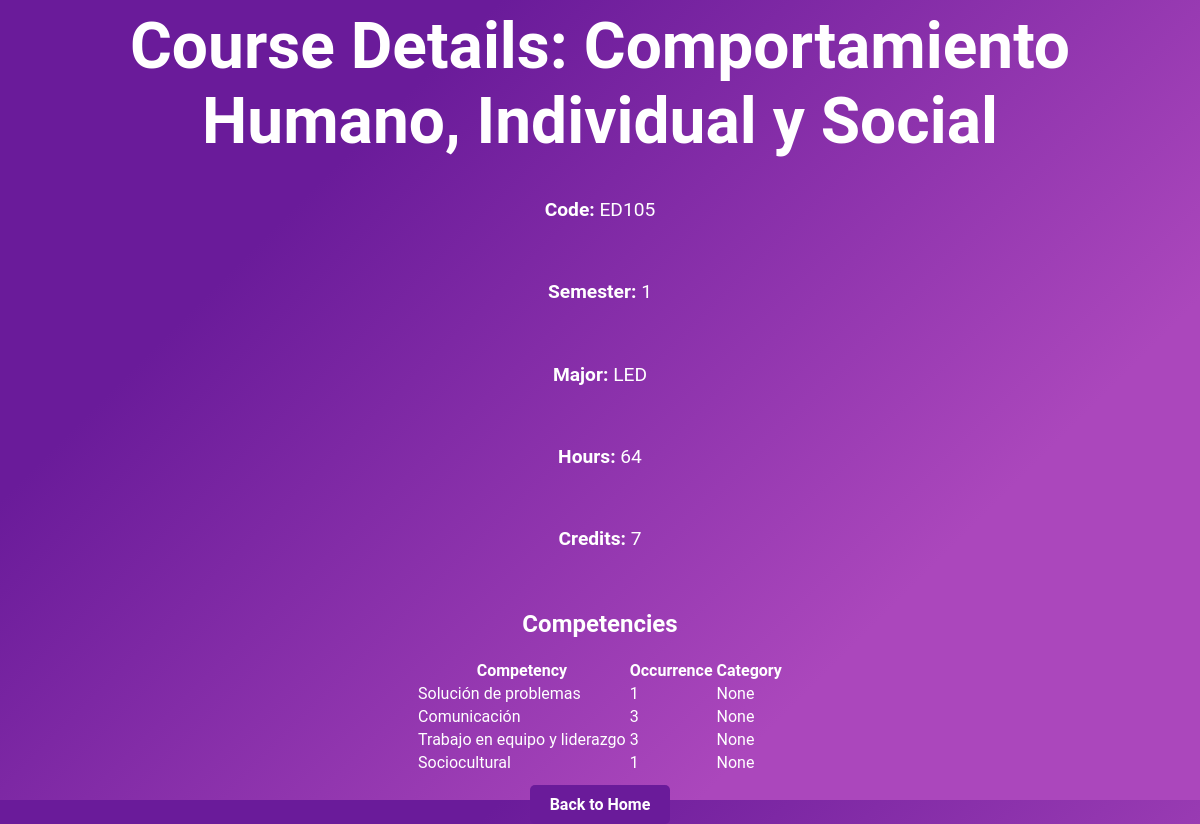
Page /courses/3/ on the committed database.
### courses/models.py (models this page shows, shortened)
class Course(models.Model):
    code = models.CharField(max_length=10)
    name = models.CharField(max_length=255)
    hours = models.IntegerField()
    credits = models.IntegerField()
    semester = models.CharField(max_length=20)
    major = models.CharField(max_length=255)
    competencies = models.ManyToManyField(Competency, through='CourseCompetency')

class CourseCompetency(models.Model):
    course = models.ForeignKey(Course, on_delete=models.CASCADE)
    competency = models.ForeignKey(Competency, on_delete=models.CASCADE)
    occurrence = models.IntegerField(default=1)

class Competency(models.Model):
    CATEGORY_CHOICES = [
        ('basic', 'Basic'),
        ('professional', 'Professional'),
        ('specific', 'Specific'),
    ]
    name = models.CharField(max_length=255)
    description = models.TextField(blank=True, null=True)
    category = models.CharField(max_length=20, choices=CATEGORY_CHOICES, blank=True, null=True)

### courses/views.py (the view)
# urls.py: path('<int:course_id>/', views.course_detail, name='course_detail'),
def course_detail(request, course_id):
    course = get_object_or_404(Course, id=course_id)
    competencies = CourseCompetency.objects.filter(course=course)
    return render(request, 'courses/course_detail.html', {'course': course, 'competencies': competencies})

### courses/templates/courses/course_detail.html (shortened to what this page needs)
<!DOCTYPE html>
<html>
<head>
    {% load static %}
    <link rel="stylesheet" type="text/css" href="{% static 'courses/css/home.css' %}">
</head>
<body>
    <h1>Course Details: {{ course.name }}</h1>
    <p><strong>Code:</strong> {{ course.code }}</p>
    <p><strong>Semester:</strong> {{ course.semester }}</p>
    <p><strong>Major:</strong> {{ course.major }}</p>
    <p><strong>Hours:</strong> {{ course.hours }}</p>
    <p><strong>Credits:</strong> {{ course.credits }}</p>
    <h2>Competencies</h2>
    <table>
        <tr>
            <th>Competency</th>
            <th>Occurrence</th>
            <th>Category</th>
        </tr>
        {% for course_competency in competencies %}
        <tr>
            <td>{{ course_competency.competency.name }}</td>
            <td>{{ course_competency.occurrence }}</td>
            <td>{{ course_competency.competency.category }}</td>
        </tr>
        {% empty %}
        <tr>
            <td colspan="3">No competencies</td>
        </tr>
        {% endfor %}
    </table>
    <a href="{% url 'home' %}" class="button">Back to Home</a>
</body>
</html>

### courses/static/courses/css/home.css (style rules this page uses)
body { font-family: 'Roboto', sans-serif; background-color: #f0f0f0; margin: 0; padding: 0; display: flex; flex-direction: column; justify-content: center; align-items: center; height: 100vh; background: linear-gradient(135deg, #6a1b9a 25%, #ab47bc 75%); color: #fff; transition: opacity 0.5s ease-out; }
h1 { color: #fff; text-align: center; font-size: 4em; margin-bottom: 20px; animation: fadeInDown 2s ease-in-out; }
p { font-size: 1.2em; text-align: center; margin-bottom: 40px; animation: fadeIn 3s ease-in-out; }
a { text-decoration: none; color: #fff; font-weight: bold; display: flex; align-items: center; }
.button { display: inline-block; padding: 10px 20px; margin: 10px; background-color: #6a1b9a; color: #fff; text-align: center; text-decoration: none; border-radius: 5px; transition: background-color 0.3s, transform 0.3s; }

### rows in the picture
Course: name "Comportamiento Humano, Individual y Social", code "ED105", semester "1", major "LED", hours "64", credits "7"
CourseCompetency: competency.name "Solución de problemas", occurrence "1", competency.category "None"
CourseCompetency: competency.name "Comunicación", occurrence "3", competency.category "None"
CourseCompetency: competency.name "Trabajo en equipo y liderazgo", occurrence "3", competency.category "None"
CourseCompetency: competency.name "Sociocultural", occurrence "1", competency.category "None"
